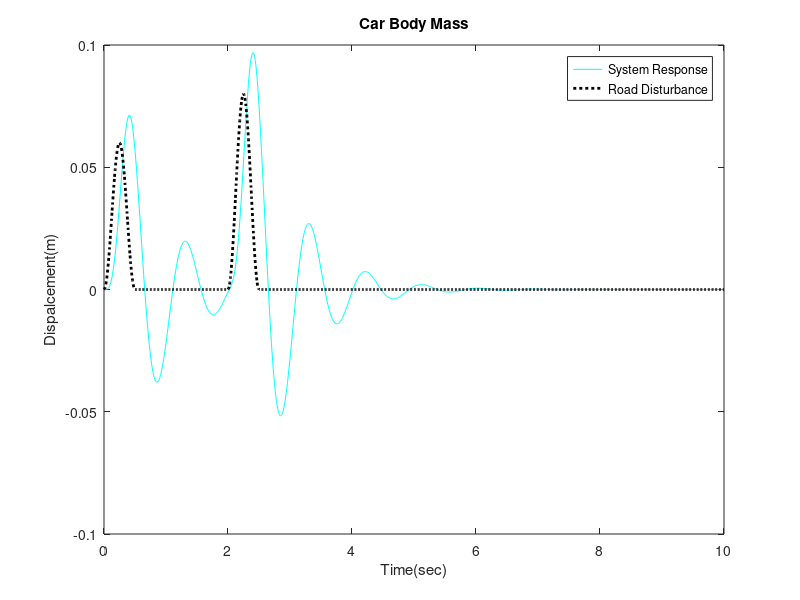

MATLAB code for this plot:
%MATLAB Code 
%State Space Analysis Of Active Suspension System.

clc
close all
clear all

t = 10;  %Simulation Time
si = 0.01; %Sub-interval

%Simulation Of Road Disturbance
x = 0;   
a1 = 0.03; %Constant
a2 = 0.04; %Constant
for i = 0:si:t
    x = x+1;
    if i<0.5
        ud(x) = a1*(1-cos(4*pi*i));
    elseif i>2 && i<2.5
        ud(x) = a2*(1-cos(4*pi*i));
    else 
        ud(x) = 0;
    end
end
i = 0:si:t;
plot(i,ud,'LineWidth',2)
legend('Road Disturbance')
xlabel('Time(sec)'),ylabel('Displacemnt(m)')
%Simulation System Parameters
mb = 300;
mw = 60;
k1 = 16000;
k2 =  190000;
c = 1000;

%State Space Matrices

A = [0 1 0 0; -(k1/mb) -(c/mb) (k1/mb) (c/mb); 0 0 0 1; (k1/mw) (c/mw) -(k1+k2)/mw -(c/mw)];
B = [0 0; (1/mb) 0; 0 0; -(1/mw) (k2/mw)];
C = [1 0 0 0];
D = [0 0];
sys_ss = ss(A,B,C,D) 
%Simulation

tsim = 0:si:t;
uc = zeros(size(tsim));
u = [uc;ud];
x0 = [0,0,0,0];
y = lsim(sys_ss, u, tsim, x0);

i = 0:si:t;
plot(i,y,'c',i,ud,'k:','LineWidth',2)
legend('System Response','Road Disturbance')
xlabel('Time(sec)'),ylabel('Dispalcement(m)')
title('Car Body Mass')
